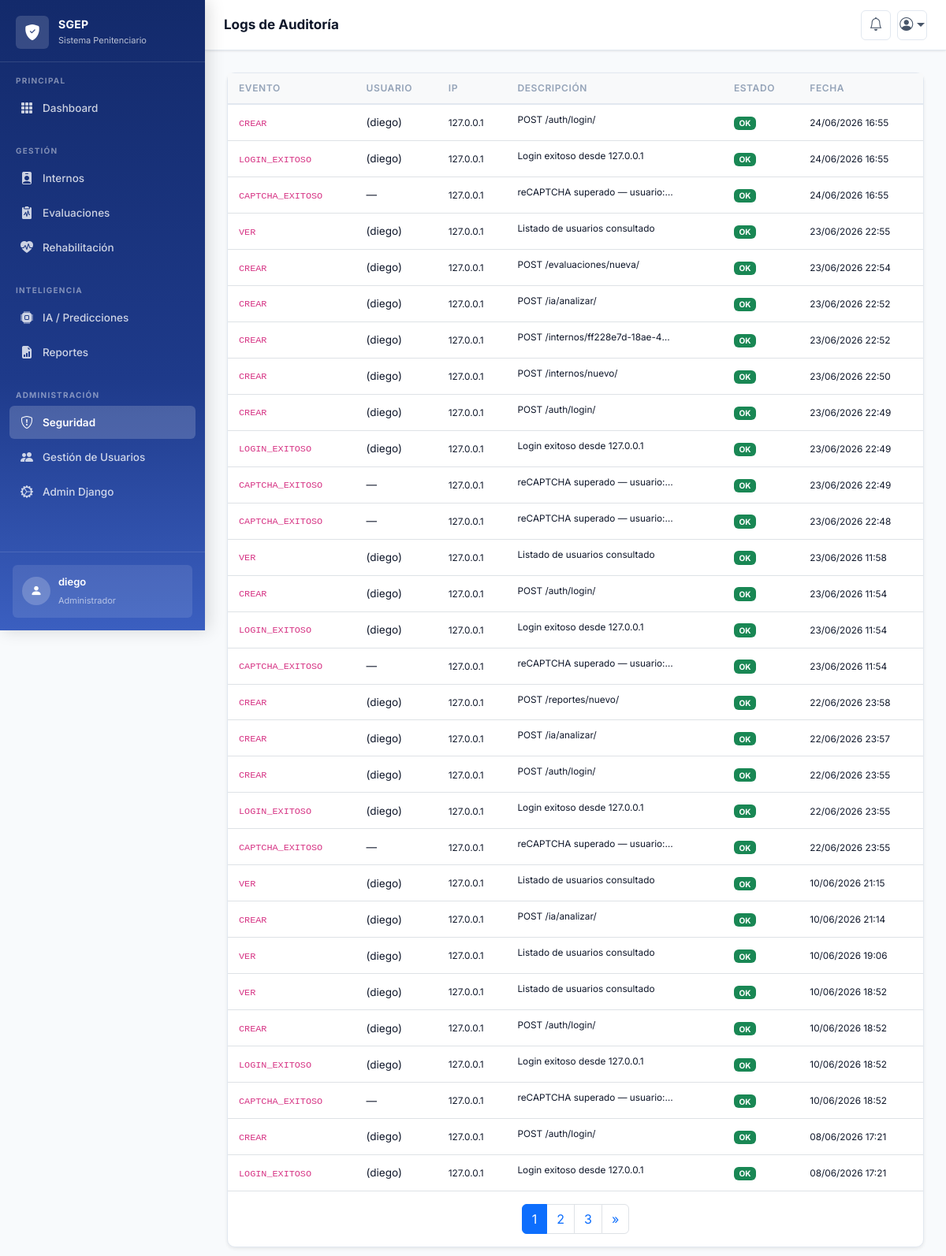
The page /seguridad/ (signed in) on the database its author committed.
### apps/auth_app/models.py (models this page shows, shortened)
class Usuario(AbstractUser):
    id = models.UUIDField(primary_key=True, default=uuid.uuid4, editable=False)
    cedula = models.CharField(max_length=20, unique=True, null=True, blank=True)
    rol = models.ForeignKey(Rol, on_delete=models.PROTECT, related_name='usuarios')
    activo = models.BooleanField(default=True)
    bloqueado = models.BooleanField(default=False)
    razon_bloqueo = models.TextField(blank=True)
    ultimo_login = models.DateTimeField(null=True, blank=True)
    ultimo_login_ip = models.GenericIPAddressField(null=True, blank=True)
    intentos_fallidos = models.IntegerField(default=0)
    fecha_desbloqueo = models.DateTimeField(null=True, blank=True)
    debe_cambiar_password = models.BooleanField(default=False)
    fecha_cambio_password = models.DateTimeField(auto_now=True)
    telefono = models.CharField(max_length=20, blank=True)
    especialidad = models.CharField(max_length=100, blank=True)  # Para psicólogos
    centro_penitenciario = models.CharField(max_length=200, blank=True)
    creado_por = models.CharField(max_length=100, default='sistema')
    USERNAME_FIELD = 'username'
    REQUIRED_FIELDS = ['email', 'rol_id']
    class Meta:
        db_table = 'usuarios'
        verbose_name = 'Usuario'
        verbose_name_plural = 'Usuarios'
        ordering = ['first_name', 'last_name']
    def __str__(self):
        return f"{self.get_full_name()} ({self.username})"

class Rol(models.Model):
    ROLE_CHOICES = (
        ('administrador', 'Administrador'),
        ('psicologo', 'Psicólogo'),
        ('director', 'Director de Centro'),
        ('auditoria', 'Auditoría'),
    )
    id = models.UUIDField(primary_key=True, default=uuid.uuid4, editable=False)
    nombre = models.CharField(max_length=50, choices=ROLE_CHOICES, unique=True)
    descripcion = models.TextField(blank=True)
    activo = models.BooleanField(default=True)
    permisos = models.ManyToManyField(Permission, blank=True)
    creado_en = models.DateTimeField(auto_now_add=True)
    actualizado_en = models.DateTimeField(auto_now=True)
    creado_por = models.CharField(max_length=100, default='sistema')
    class Meta:
        db_table = 'roles'
        ordering = ['nombre']
        verbose_name = 'Rol'
        verbose_name_plural = 'Roles'
        permissions = (
            ('ver_usuarios', 'Puede ver usuarios'),
            ('crear_usuario', 'Puede crear usuarios'),
            ('editar_usuario', 'Puede editar usuarios'),
            ('eliminar_usuario', 'Puede eliminar usuarios'),
            ('ver_auditoria', 'Puede ver auditoría'),
        )

### apps/seguridad_app/models.py (models this page shows, shortened)
class LogAuditoria(models.Model):
    TIPO_EVENTO_CHOICES = [
        ('LOGIN_EXITOSO',      'Login exitoso'),
        ('LOGIN_FALLIDO',      'Login fallido'),
        ('LOGIN_BLOQUEADO',    'Login bloqueado'),
        ('LOGOUT',             'Logout'),
        ('CAPTCHA_EXITOSO',    'CAPTCHA verificado'),
        ('CAPTCHA_FALLIDO',    'CAPTCHA fallido'),
        ('USUARIO_CREADO',     'Usuario creado'),
        ('USUARIO_EDITADO',    'Usuario editado'),
        ('USUARIO_ACTIVADO',   'Usuario activado'),
        ('USUARIO_DESACTIVADO','Usuario desactivado'),
        ('PASSWORD_RESET',     'Contraseña restablecida'),
        ('CREAR',              'Creación de registro'),
        ('EDITAR',             'Edición de registro'),
        ('ELIMINAR',           'Eliminación de registro'),
        ('VER',                'Visualización de registro'),
        ('EXPORTAR',           'Exportación de datos'),
        ('ERROR',              'Error del sistema'),
    ]
    ESTADO_CHOICES = [
        ('EXITOSO', 'Exitoso'),
        ('FALLIDO', 'Fallido'),
        ('ERROR', 'Error'),
    ]
    id = models.UUIDField(primary_key=True, default=uuid.uuid4, editable=False)
    usuario = models.ForeignKey(
        'auth_app.Usuario',
        on_delete=models.SET_NULL,
        null=True, blank=True,
        related_name='logs_auditoria',
        verbose_name='Usuario'
    )
    tipo_evento = models.CharField(max_length=30, choices=TIPO_EVENTO_CHOICES, verbose_name='Tipo de evento')
    descripcion = models.TextField(blank=True, verbose_name='Descripción')
    accion = models.CharField(max_length=255, blank=True, null=True, verbose_name='Acción')
    ip_address = models.GenericIPAddressField(null=True, blank=True, verbose_name='Dirección IP')
    user_agent = models.TextField(blank=True, verbose_name='User Agent')
    estado = models.CharField(max_length=10, choices=ESTADO_CHOICES, default='EXITOSO', verbose_name='Estado')
    datos_adicionales = models.JSONField(default=dict, blank=True, verbose_name='Datos adicionales')
    fecha = models.DateTimeField(auto_now_add=True, verbose_name='Fecha y hora')
    class Meta:
        db_table = 'log_auditoria'
        verbose_name = 'Log de auditoría'
        verbose_name_plural = 'Logs de auditoría'
        ordering = ['-fecha']
        indexes = [
            models.Index(fields=['tipo_evento', 'fecha']),
            models.Index(fields=['usuario', 'fecha']),
            models.Index(fields=['ip_address', 'fecha']),
        ]

### apps/seguridad_app/views.py (the view)
# urls.py: path('', views.LogAuditoriaWebView.as_view(), name='log-list'),
class LogAuditoriaWebView(LoginRequiredMixin, View):
    def get(self, request):
        qs = LogAuditoria.objects.all().select_related('usuario').order_by('-fecha')
        paginator = Paginator(qs, 30)
        page = paginator.get_page(request.GET.get('page'))
        return render(request, 'seguridad/logs.html', {
            'titulo': 'Logs de Auditoría',
            'logs': page,
        })

### templates/seguridad/logs.html (shortened to what this page needs)
{% extends 'base.html' %}
{% block page_title %}Logs de Auditoría{% endblock %}
{% block content %}
<div class="card shadow-sm">
  <div class="card-body p-0">
    {% if logs %}
    <div class="table-responsive">
      <table class="table table-sm table-hover align-middle mb-0">
        <thead class="table-light">
          <tr><th>Evento</th><th>Usuario</th><th>IP</th><th>Descripción</th><th>Estado</th><th>Fecha</th></tr>
        </thead>
        <tbody>
          {% for log in logs %}
          <tr>
            <td><code class="small">{{ log.tipo_evento }}</code></td>
            <td>{{ log.usuario|default:"—" }}</td>
            <td><small>{{ log.ip_address|default:"—" }}</small></td>
            <td><small class="text-truncate d-inline-block" style="max-width:200px">{{ log.descripcion }}</small></td>
            <td>{% if log.estado == 'EXITOSO' %}<span class="badge bg-success">OK</span>{% else %}<span class="badge bg-danger">Error</span>{% endif %}</td>
            <td><small>{{ log.fecha|date:"d/m/Y H:i" }}</small></td>
          </tr>
          {% endfor %}
        </tbody>
      </table>
    </div>
    {% include 'partials/pagination.html' with page_obj=logs %}
    {% else %}
    <div class="text-center py-5 text-muted"><i class="bi bi-shield-check fs-1 d-block mb-3 opacity-25"></i><p>Sin logs registrados.</p></div>
    {% endif %}
  </div>
</div>
{% endblock %}

### templates/base.html (shortened to what this page needs)
<!DOCTYPE html>
<html lang="es" data-bs-theme="light">
<head>
    <link href="https://cdn.jsdelivr.net/npm/bootstrap@5.3.2/dist/css/bootstrap.min.css" rel="stylesheet">
    <link href="https://cdn.jsdelivr.net/npm/bootstrap-icons@1.11.3/font/bootstrap-icons.min.css" rel="stylesheet">
</head>
<body>
<aside class="sidebar" id="sidebar">
    <a href="{% url 'home' %}" class="sidebar-brand">
        <div class="sidebar-brand-icon">
            <i class="bi bi-shield-fill-check"></i>
        </div>
        <div class="sidebar-brand-text">
            <span>SGEP</span>
            <small>Sistema Penitenciario</small>
        </div>
    </a>
    <div class="sidebar-section">
        <div class="sidebar-section-title">Principal</div>
        <nav>
            <div class="nav-item-side">
                <a href="{% url 'dashboard:index' %}"
                   class="nav-link-side {% if request.resolver_match.namespace == 'dashboard' %}active{% endif %}">
                    <i class="bi bi-grid-3x3-gap-fill"></i> Dashboard
                </a>
            </div>
        </nav>
    </div>
    <div class="sidebar-section">
        <div class="sidebar-section-title">Gestión</div>
        <nav>
            <div class="nav-item-side">
                <a href="{% url 'internos:lista' %}"
                   class="nav-link-side {% if request.resolver_match.namespace == 'internos' %}active{% endif %}">
                    <i class="bi bi-person-badge-fill"></i> Internos
                </a>
            </div>
            <div class="nav-item-side">
                <a href="{% url 'evaluaciones:lista' %}"
                   class="nav-link-side {% if request.resolver_match.namespace == 'evaluaciones' %}active{% endif %}">
                    <i class="bi bi-clipboard2-pulse-fill"></i> Evaluaciones
                </a>
            </div>
            <div class="nav-item-side">
                <a href="{% url 'rehabilitacion:lista' %}"
                   class="nav-link-side {% if request.resolver_match.namespace == 'rehabilitacion' %}active{% endif %}">
                    <i class="bi bi-heart-pulse-fill"></i> Rehabilitación
                </a>
            </div>
        </nav>
    </div>
    <div class="sidebar-section">
        <div class="sidebar-section-title">Inteligencia</div>
        <nav>
            <div class="nav-item-side">
                <a href="{% url 'ia:lista' %}"
                   class="nav-link-side {% if request.resolver_match.namespace == 'ia' %}active{% endif %}">
                    <i class="bi bi-cpu-fill"></i> IA / Predicciones
                </a>
            </div>
            <div class="nav-item-side">
                <a href="{% url 'reportes:lista' %}"
                   class="nav-link-side {% if request.resolver_match.namespace == 'reportes' %}active{% endif %}">
                    <i class="bi bi-file-earmark-bar-graph-fill"></i> Reportes
                </a>
            </div>
        </nav>
    </div>
    <div class="sidebar-section">
        <div class="sidebar-section-title">Administración</div>
        <nav>
            <div class="nav-item-side">
                <a href="{% url 'seguridad:log-list' %}"
                   class="nav-link-side {% if request.resolver_match.namespace == 'seguridad' %}active{% endif %}">
                    <i class="bi bi-shield-exclamation"></i> Seguridad
                </a>
            </div>
            {% if user.is_superuser %}
            <div class="nav-item-side">
                <a href="{% url 'auth:usuarios_lista' %}"
                   class="nav-link-side {% if request.resolver_match.url_name and 'usuario' in request.resolver_match.url_name %}active{% endif %}">
                    <i class="bi bi-people-fill"></i> Gestión de Usuarios
                </a>
            </div>
            {% endif %}
            <div class="nav-item-side">
                <a href="{% url 'admin:index' %}" class="nav-link-side" target="_blank">
                    <i class="bi bi-gear-wide-connected"></i> Admin Django
                </a>
            </div>
        </nav>
    </div>
    <div class="sidebar-user">
        {% if user.is_authenticated %}
        <div class="sidebar-user-card">
            <div class="sidebar-user-avatar">
                <i class="bi bi-person-fill"></i>
            </div>
            <div class="sidebar-user-info">
                <span>{{ user.get_full_name|default:user.username }}</span>
                <small>
                    {% if user.rol %}{{ user.rol.get_nombre_display }}{% else %}Usuario{% endif %}
                </small>
            </div>
        </div>
        {% endif %}
    </div>
</aside>
<header class="topbar">
    <div class="topbar-title">
        {% block page_title %}Panel de Control{% endblock %}
    </div>
    <div class="topbar-actions">
        <button class="topbar-btn" title="Notificaciones" aria-label="Notificaciones">
            <i class="bi bi-bell"></i>
        </button>
        {% if user.is_authenticated %}
        <div class="dropdown">
            <button class="topbar-btn dropdown-toggle" data-bs-toggle="dropdown" aria-expanded="false" aria-label="Menú de usuario">
                <i class="bi bi-person-circle"></i>
            </button>
        </div>
        {% endif %}
    </div>
</header>
<main class="main-content">
    <div class="page-body">
        {% block content %}{% endblock %}
    </div>
</main>
</body>
</html>

### rows shown on the page
Usuario: get_full_name "diego", rol.nombre "Administrador"
LogAuditoria: tipo_evento "CREAR", usuario "(diego)", ip_address "127.0.0.1", descripcion "POST /auth/login/", estado "OK", fecha "24/06/2026 16:55"
LogAuditoria: tipo_evento "LOGIN_EXITOSO", usuario "(diego)", ip_address "127.0.0.1", descripcion "Login exitoso desde 127.0.0.1", estado "OK", fecha "24/06/2026 16:55"
LogAuditoria: tipo_evento "CAPTCHA_EXITOSO", usuario "—", ip_address "127.0.0.1", descripcion "reCAPTCHA superado — usuario:…", estado "OK", fecha "24/06/2026 16:55"
LogAuditoria: tipo_evento "VER", usuario "(diego)", ip_address "127.0.0.1", descripcion "Listado de usuarios consultado", estado "OK", fecha "23/06/2026 22:55"
LogAuditoria: tipo_evento "CREAR", usuario "(diego)", ip_address "127.0.0.1", descripcion "POST /evaluaciones/nueva/", estado "OK", fecha "23/06/2026 22:54"
LogAuditoria: tipo_evento "CREAR", usuario "(diego)", ip_address "127.0.0.1", descripcion "POST /ia/analizar/", estado "OK", fecha "23/06/2026 22:52"
LogAuditoria: tipo_evento "CREAR", usuario "(diego)", ip_address "127.0.0.1", descripcion "POST /internos/ff228e7d-18ae-4…", estado "OK", fecha "23/06/2026 22:52"
LogAuditoria: tipo_evento "CREAR", usuario "(diego)", ip_address "127.0.0.1", descripcion "POST /internos/nuevo/", estado "OK", fecha "23/06/2026 22:50"
LogAuditoria: tipo_evento "CREAR", usuario "(diego)", ip_address "127.0.0.1", descripcion "POST /auth/login/", estado "OK", fecha "23/06/2026 22:49"
LogAuditoria: tipo_evento "LOGIN_EXITOSO", usuario "(diego)", ip_address "127.0.0.1", descripcion "Login exitoso desde 127.0.0.1", estado "OK", fecha "23/06/2026 22:49"
LogAuditoria: tipo_evento "CAPTCHA_EXITOSO", usuario "—", ip_address "127.0.0.1", descripcion "reCAPTCHA superado — usuario:…", estado "OK", fecha "23/06/2026 22:49"
LogAuditoria: tipo_evento "CAPTCHA_EXITOSO", usuario "—", ip_address "127.0.0.1", descripcion "reCAPTCHA superado — usuario:…", estado "OK", fecha "23/06/2026 22:48"
LogAuditoria: tipo_evento "VER", usuario "(diego)", ip_address "127.0.0.1", descripcion "Listado de usuarios consultado", estado "OK", fecha "23/06/2026 11:58"
LogAuditoria: tipo_evento "CREAR", usuario "(diego)", ip_address "127.0.0.1", descripcion "POST /auth/login/", estado "OK", fecha "23/06/2026 11:54"
LogAuditoria: tipo_evento "LOGIN_EXITOSO", usuario "(diego)", ip_address "127.0.0.1", descripcion "Login exitoso desde 127.0.0.1", estado "OK", fecha "23/06/2026 11:54"
LogAuditoria: tipo_evento "CAPTCHA_EXITOSO", usuario "—", ip_address "127.0.0.1", descripcion "reCAPTCHA superado — usuario:…", estado "OK", fecha "23/06/2026 11:54"
LogAuditoria: tipo_evento "CREAR", usuario "(diego)", ip_address "127.0.0.1", descripcion "POST /reportes/nuevo/", estado "OK", fecha "22/06/2026 23:58"
LogAuditoria: tipo_evento "CREAR", usuario "(diego)", ip_address "127.0.0.1", descripcion "POST /ia/analizar/", estado "OK", fecha "22/06/2026 23:57"
LogAuditoria: tipo_evento "CREAR", usuario "(diego)", ip_address "127.0.0.1", descripcion "POST /auth/login/", estado "OK", fecha "22/06/2026 23:55"
LogAuditoria: tipo_evento "LOGIN_EXITOSO", usuario "(diego)", ip_address "127.0.0.1", descripcion "Login exitoso desde 127.0.0.1", estado "OK", fecha "22/06/2026 23:55"
LogAuditoria: tipo_evento "CAPTCHA_EXITOSO", usuario "—", ip_address "127.0.0.1", descripcion "reCAPTCHA superado — usuario:…", estado "OK", fecha "22/06/2026 23:55"
LogAuditoria: tipo_evento "VER", usuario "(diego)", ip_address "127.0.0.1", descripcion "Listado de usuarios consultado", estado "OK", fecha "10/06/2026 21:15"
LogAuditoria: tipo_evento "CREAR", usuario "(diego)", ip_address "127.0.0.1", descripcion "POST /ia/analizar/", estado "OK", fecha "10/06/2026 21:14"
LogAuditoria: tipo_evento "VER", usuario "(diego)", ip_address "127.0.0.1", descripcion "Listado de usuarios consultado", estado "OK", fecha "10/06/2026 19:06"
LogAuditoria: tipo_evento "VER", usuario "(diego)", ip_address "127.0.0.1", descripcion "Listado de usuarios consultado", estado "OK", fecha "10/06/2026 18:52"
LogAuditoria: tipo_evento "CREAR", usuario "(diego)", ip_address "127.0.0.1", descripcion "POST /auth/login/", estado "OK", fecha "10/06/2026 18:52"
LogAuditoria: tipo_evento "LOGIN_EXITOSO", usuario "(diego)", ip_address "127.0.0.1", descripcion "Login exitoso desde 127.0.0.1", estado "OK", fecha "10/06/2026 18:52"
LogAuditoria: tipo_evento "CAPTCHA_EXITOSO", usuario "—", ip_address "127.0.0.1", descripcion "reCAPTCHA superado — usuario:…", estado "OK", fecha "10/06/2026 18:52"
LogAuditoria: tipo_evento "CREAR", usuario "(diego)", ip_address "127.0.0.1", descripcion "POST /auth/login/", estado "OK", fecha "08/06/2026 17:21"
LogAuditoria: tipo_evento "LOGIN_EXITOSO", usuario "(diego)", ip_address "127.0.0.1", descripcion "Login exitoso desde 127.0.0.1", estado "OK", fecha "08/06/2026 17:21"

### other values the page prints
{{ num }} "1"
{{ num }} "2" "3"
